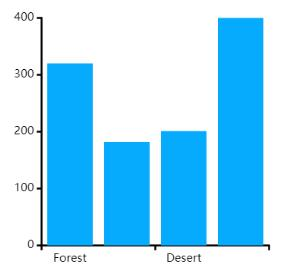
#> input picture img/zhu2.png, 294 x 269 px, given in place of zhu2.jpg, which was not available
$ python '柱状图面积计算.py'
#> lines starting #> are read from the running program, lines starting #| are printed output that depends on the picture; after the words box and inside, x2 and y2 are one past the last pixel; in counts of white or black regions, pixels touching at a corner belong together; pictures that were not available may be replaced by others from this repository, and a replacement may not be noted
import cv2
import numpy as np

# putText函数使用的字体定义
font = cv2.FONT_HERSHEY_SIMPLEX
PI = 3.1415926

# 读取图片、灰度转换、OTSU阈值
img = cv2.imread(r'D:/1/zhu2.jpg')
#> img is the input picture: shape (269, 294, 3); mean B, G, R 249.4, 220.6, 161.2
hsv = cv2.cvtColor(img, cv2.COLOR_BGR2HSV)
#> hsv: shape (269, 294, 3); mean H, S, V 52.5, 91.7, 249.8

#取色
mask = cv2.inRange(hsv, np.array([10, 10, 10]), np.array([124, 255, 255]))
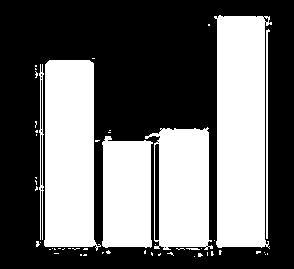
#> mask: shape (269, 294); 41.3% white; 53 white regions (46 under 20 px)
#二值化
ret, thresh = cv2.threshold(mask, 127, 255, cv2.THRESH_BINARY)

# 轮廓查找，只找面积大于1000的
contours, hierarchy = cv2.findContours(thresh, cv2.RETR_EXTERNAL, cv2.CHAIN_APPROX_NONE)
#> contours = 53 contours, 47 with area under 20; largest, box (x1, y1, x2, y2) and area: (214, 15, 272, 249) 10866, (44, 60, 101, 251) 8934, (145, 127, 213, 250) 6287, (102, 136, 153, 248) 4984, (39, 64, 44, 240) 253, (266, 29, 270, 239) 212
cnt = []
single_color = 0
for c in contours:
    single_color = cv2.contourArea(c)
    if single_color > 1000:
        print(single_color)
        cv2.drawContours(img, c, -1, (0, 0, 255), 3)
        cnt.append(c)
#> this loop made 53 passes
#> single_color on passes 3, 6, 7, 8, 10, 11, 12, 14, 15, 16, 17, 18: 2.5, 8.5, 2, 0, 0, 3.5, 2, 5.5, 5, 5, 2.5, 7.5
#> (c, single_color) on passes 1, 2, 4, 5, 9, 13: ([[194, 256]], 0), ([[265, 254]], 0), ([[80, 254], [80, 255], [81, 255], [81, 254]], 1), ([[267, 253], [267, 254]], 0), ([[264, 252]], 0), ([[102, 252], [102, 253], [103, 252]], 0.5)
#| 4983.5
#| 6287.0
#| 8934.5
#| 10865.5
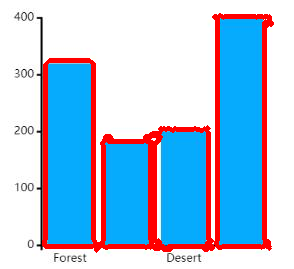
#> img: shape (269, 294, 3); 10.83% of pixels changed, all inside (x1, y1, x2, y2) = (42, 13, 274, 253)
#> after the loop, cnt = 4 contours; box (x1, y1, x2, y2) and area: (214, 15, 272, 249) 10866, (44, 60, 101, 251) 8934, (145, 127, 213, 250) 6287, (102, 136, 153, 248) 4984


def cnt_area(contours):
    area = cv2.contourArea(contours)
#> area = 4983.5
    return area


cnt.sort(key=cnt_area, reverse=False)
#
# for i in range(0, len(cnt)):
#     (x, y, w, h) = cv2.boundingRect(cnt[i])
#     cv2.rectangle(img, (x, y), (x + w, y + h), (255, 0, 0), 2, cv2.LINE_AA)
#     cv2.putText(img, "No.%d" % (i + 1), (x, y - 5), font, 0.8, (255, 0, 0), 2)


cv2.imshow("contours", img)
cv2.waitKey(0)
cv2.destroyAllWindows()

$ run again, with img/zhu1.png copied over img/zhu2.png
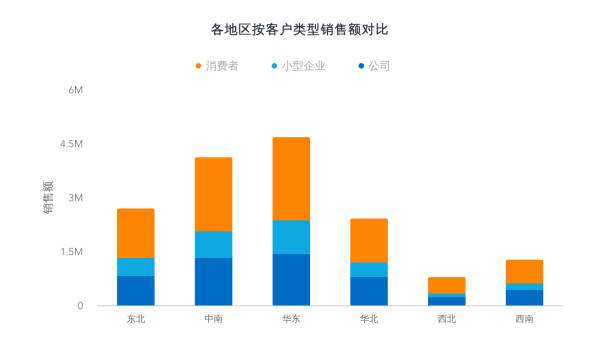
#> input picture img/zhu1.png, 600 x 358 px, given in place of zhu2.jpg, which was not available
#> img is the input picture: shape (358, 600, 3); mean B, G, R 238, 240.9, 240.7
#> hsv: shape (358, 600, 3); mean H, S, V 12.7, 25.3, 250.6
#> `mask = cv2.inRange(hsv, np.array([10, 10, 10]), np.array([124, 255, 25..`:
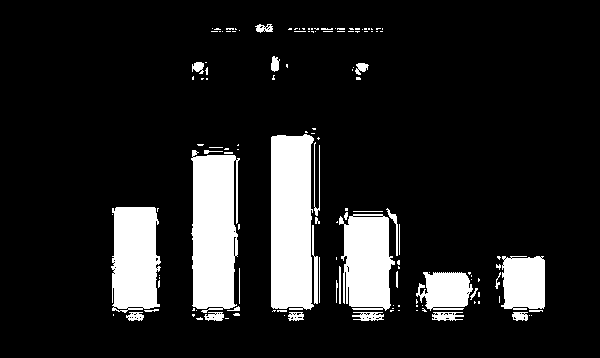
#> mask: shape (358, 600); 13.5% white; 138 white regions (103 under 20 px)
#> contours = 138 contours, 118 with area under 20; largest, box (x1, y1, x2, y2) and area: (271, 134, 314, 310) 6781, (191, 150, 240, 313) 6320, (111, 207, 161, 313) 4335, (339, 214, 395, 311) 4004, (501, 256, 545, 310) 2025
#> the loop `for c in contours:` made 138 passes
#> single_color on passes 1, 2, 6, 8, 9, 10, 11, 12: 0, 6.5, 3, 9.5, 99, 163, 157, 96.5
#> (printed output is left out)
#> after the loop `for c in contours:`:
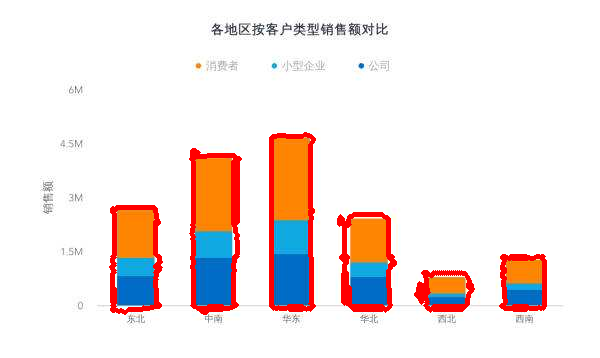
#> img: shape (358, 600, 3); 4.55% of pixels changed, all inside (x1, y1, x2, y2) = (109, 132, 547, 315)
#> after the loop `for c in contours:`: cnt = 6 contours; box (x1, y1, x2, y2) and area: (271, 134, 314, 310) 6781, (191, 150, 240, 313) 6320, (111, 207, 161, 313) 4335, (339, 214, 395, 311) 4004, (501, 256, 545, 310) 2025, (416, 272, 473, 311) 1490
#> area = 1490.5
